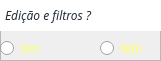
      <widget class="QFrame" name="frame_25">
       <property name="geometry">
        <rect>
         <x>520</x>
         <y>100</y>
         <width>161</width>
         <height>61</height>
        </rect>
       </property>
       <property name="frameShape">
        <enum>QFrame::StyledPanel</enum>
       </property>
       <property name="frameShadow">
        <enum>QFrame::Raised</enum>
       </property>
       <widget class="QLabel" name="label_26">
        <property name="geometry">
         <rect>
          <x>0</x>
          <y>0</y>
          <width>161</width>
          <height>31</height>
         </rect>
        </property>
        <property name="font">
         <font>
          <family>Cocogoose Pro</family>
          <pointsize>9</pointsize>
          <italic>true</italic>
         </font>
        </property>
        <property name="styleSheet">
         <string notr="true">color: rgb(35,45,55);
background-color: rgb(255, 255, 255);</string>
        </property>
        <property name="text">
         <string>Edição e filtros ?</string>
        </property>
        <property name="indent">
         <number>5</number>
        </property>
       </widget>
       <widget class="QRadioButton" name="radFilterNao_2">
        <property name="geometry">
         <rect>
          <x>100</x>
          <y>40</y>
          <width>61</width>
          <height>16</height>
         </rect>
        </property>
        <property name="font">
         <font>
          <family>Cocogoose Pro</family>
          <pointsize>9</pointsize>
          <italic>true</italic>
          <underline>false</underline>
          <stylestrategy>PreferDefault</stylestrategy>
         </font>
        </property>
        <property name="layoutDirection">
         <enum>Qt::LeftToRight</enum>
        </property>
        <property name="autoFillBackground">
         <bool>false</bool>
        </property>
        <property name="styleSheet">
         <string notr="true">color: rgb(255, 255, 100);</string>
        </property>
        <property name="text">
         <string>Não</string>
        </property>
       </widget>
       <widget class="QRadioButton" name="radFilterSim_2">
        <property name="geometry">
         <rect>
          <x>0</x>
          <y>40</y>
          <width>71</width>
          <height>16</height>
         </rect>
        </property>
        <property name="font">
         <font>
          <family>Cocogoose Pro</family>
          <pointsize>9</pointsize>
          <italic>true</italic>
          <underline>false</underline>
          <stylestrategy>PreferDefault</stylestrategy>
         </font>
        </property>
        <property name="layoutDirection">
         <enum>Qt::LeftToRight</enum>
        </property>
        <property name="autoFillBackground">
         <bool>false</bool>
        </property>
        <property name="styleSheet">
         <string notr="true">color: rgb(255, 255, 100);</string>
        </property>
        <property name="text">
         <string>Sim</string>
        </property>
       </widget>
      </widget>
